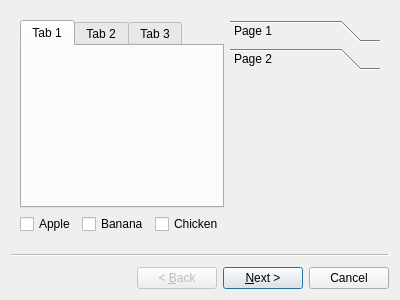
<?xml version="1.0" encoding="UTF-8"?>
<ui version="4.0">
 <class>Wizard</class>
 <widget class="QWizard" name="Wizard">
  <property name="geometry">
   <rect>
    <x>0</x>
    <y>0</y>
    <width>400</width>
    <height>300</height>
   </rect>
  </property>
  <property name="windowTitle">
   <string>Wizard</string>
  </property>
  <widget class="QWizardPage" name="wizardPage1">
   <layout class="QHBoxLayout" name="horizontalLayout_2">
    <item>
     <layout class="QVBoxLayout" name="verticalLayout">
      <item>
       <widget class="QTabWidget" name="tabWidget">
        <property name="currentIndex">
         <number>0</number>
        </property>
        <widget class="QWidget" name="tab">
         <attribute name="title">
          <string>Tab 1</string>
         </attribute>
        </widget>
        <widget class="QWidget" name="tab_2">
         <attribute name="title">
          <string>Tab 2</string>
         </attribute>
        </widget>
        <widget class="QWidget" name="tab_3">
         <attribute name="title">
          <string>Tab 3</string>
         </attribute>
        </widget>
       </widget>
      </item>
      <item>
       <layout class="QHBoxLayout" name="horizontalLayout">
        <item>
         <widget class="QCheckBox" name="checkBox">
          <property name="text">
           <string>Apple</string>
          </property>
         </widget>
        </item>
        <item>
         <widget class="QCheckBox" name="checkBox_2">
          <property name="text">
           <string>Banana</string>
          </property>
         </widget>
        </item>
        <item>
         <widget class="QCheckBox" name="checkBox_3">
          <property name="text">
           <string>Chicken</string>
          </property>
         </widget>
        </item>
       </layout>
      </item>
     </layout>
    </item>
    <item>
     <widget class="QToolBox" name="toolBox">
      <property name="currentIndex">
       <number>1</number>
      </property>
      <widget class="QWidget" name="page">
       <property name="geometry">
        <rect>
         <x>0</x>
         <y>0</y>
         <width>73</width>
         <height>73</height>
        </rect>
       </property>
       <attribute name="label">
        <string>Page 1</string>
       </attribute>
      </widget>
      <widget class="QWidget" name="page_2">
       <property name="geometry">
        <rect>
         <x>0</x>
         <y>0</y>
         <width>143</width>
         <height>161</height>
        </rect>
       </property>
       <attribute name="label">
        <string>Page 2</string>
       </attribute>
      </widget>
     </widget>
    </item>
   </layout>
  </widget>
  <widget class="QWizardPage" name="wizardPage2"/>
 </widget>
 <resources/>
 <connections/>
</ui>
